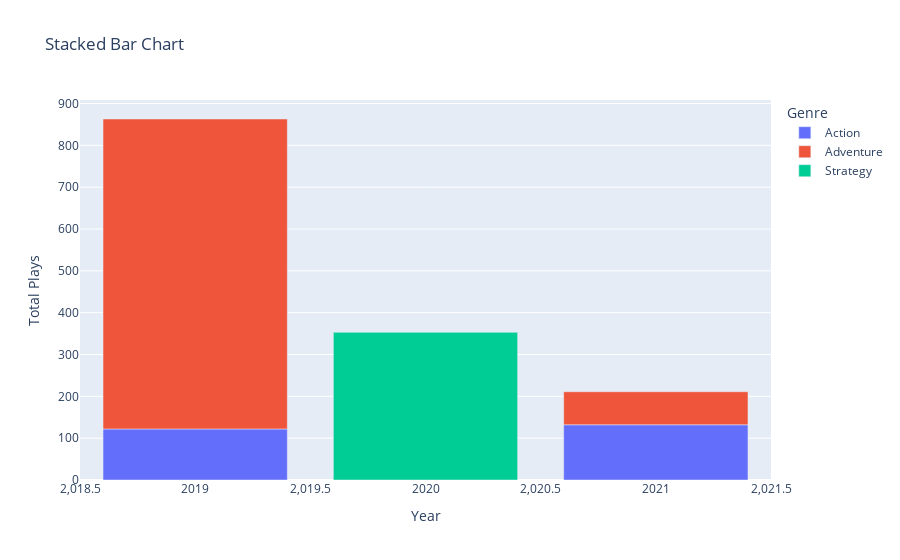

Notebook source saved alongside this figure:
### Markdown cell above
## 2.) Breakdown bars by genre

### Code cell
import pandas as pd
import numpy as np
import plotly.express as px

# Sample data (replace this with your actual data)
np.random.seed(0)
years = [2019, 2020, 2021]
genres = ['Action', 'Adventure', 'Strategy']
data = {
    'Year': [np.random.choice(years) for _ in range(10)],
    'Genre': [np.random.choice(genres) for _ in range(10)],
    'Plays': np.random.randint(50, 200, 10)
}

df = pd.DataFrame(data)

# Group by year and genre, and sum the plays
plays_per_year_genre = df.groupby(['Year', 'Genre']).sum().reset_index()

# Create a stacked bar chart using Plotly
fig = px.bar(plays_per_year_genre, x='Year', y='Plays', color='Genre', title='Stacked Bar Chart',
             labels={'Plays': 'Total Plays', 'Genre': 'Genre'})

fig.show()

### Figure 1 — Plotly figure (JSON) as saved in the notebook; plotly's stock layout.template omitted (floating-point values rounded to 4 significant figures)
{"data": [{"alignmentgroup": "True", "hovertemplate": "Genre=Action<br>Year=%{x}<br>Total Plays=%{y}<extra></extra>", "legendgroup": "Action", "marker": {"color": "#636efa", "pattern": {"shape": ""}}, "name": "Action", "offsetgroup": "Action", "orientation": "v", "showlegend": true, "textposition": "auto", "type": "bar", "x": [2019, 2021], "xaxis": "x", "y": [122, 132], "yaxis": "y"}, {"alignmentgroup": "True", "hovertemplate": "Genre=Adventure<br>Year=%{x}<br>Total Plays=%{y}<extra></extra>", "legendgroup": "Adventure", "marker": {"color": "#EF553B", "pattern": {"shape": ""}}, "name": "Adventure", "offsetgroup": "Adventure", "orientation": "v", "showlegend": true, "textposition": "auto", "type": "bar", "x": [2019, 2021], "xaxis": "x", "y": [741, 79], "yaxis": "y"}, {"alignmentgroup": "True", "hovertemplate": "Genre=Strategy<br>Year=%{x}<br>Total Plays=%{y}<extra></extra>", "legendgroup": "Strategy", "marker": {"color": "#00cc96", "pattern": {"shape": ""}}, "name": "Strategy", "offsetgroup": "Strategy", "orientation": "v", "showlegend": true, "textposition": "auto", "type": "bar", "x": [2020], "xaxis": "x", "y": [353], "yaxis": "y"}], "layout": {"barmode": "relative", "legend": {"title": {"text": "Genre"}, "tracegroupgap": 0}, "title": {"text": "Stacked Bar Chart"}, "xaxis": {"anchor": "y", "domain": [0, 1], "title": {"text": "Year"}}, "yaxis": {"anchor": "x", "domain": [0, 1], "title": {"text": "Total Plays"}}}}
